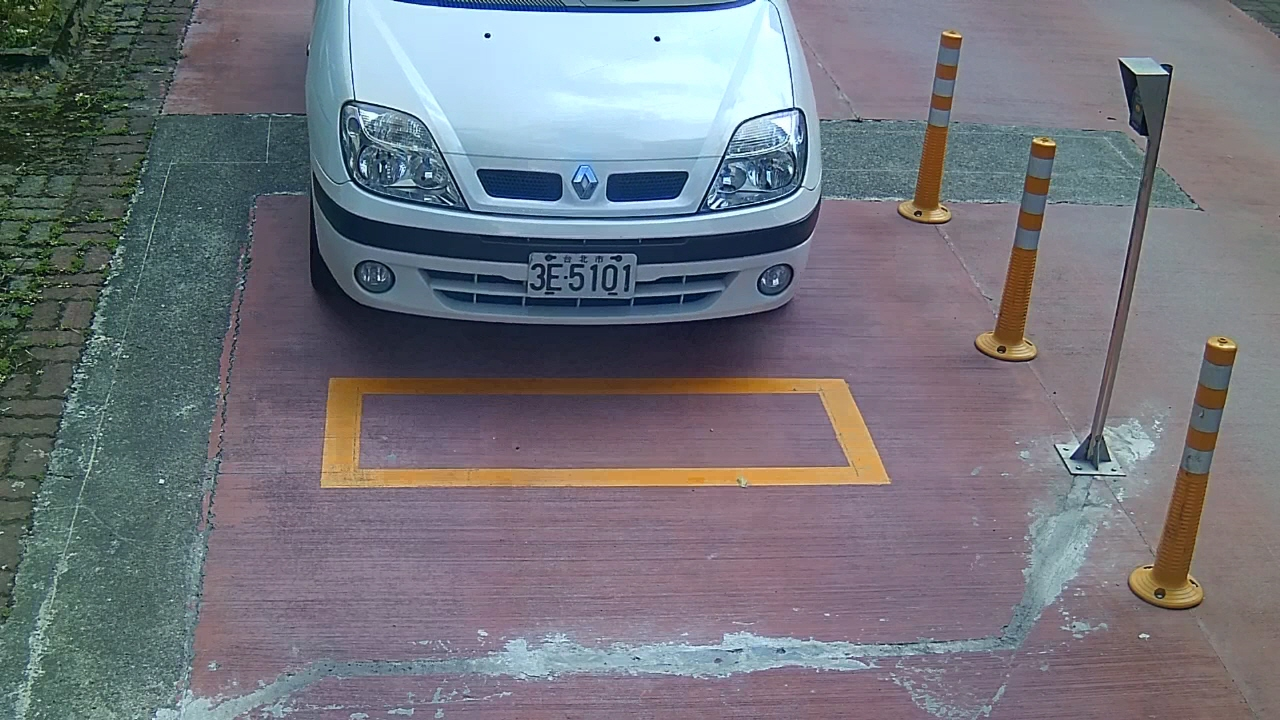
#> input picture input/002.jpg, 1280 x 720 px; its folder holds only this picture in this run
$ python LPR.py
#> lines starting #> are read from the running program, lines starting #| are printed output that depends on the picture; after the words box and inside, x2 and y2 are one past the last pixel; in counts of white or black regions, pixels touching at a corner belong together; long printed decimals are rounded
import os
import math
import shutil
import matplotlib.pyplot as plt
import matplotlib.lines as lines
import matplotlib.patches as mpatches
import numpy as np
from itertools import chain

from skimage import io
from skimage import color
from skimage import exposure
from skimage import measure
from skimage import filters
from skimage import morphology

# Global constants (parameters)
MAX_AREA = 300
MIN_AREA = 100
MAX_RATIO = 0.8
MIN_RATIO = 0.2
DIS_TOR = 4
MAX_ORIENT = 3
MAX_R = 170
OUTLIER_TOR = 110

INPUT_DIR = "./input/"
OUTPUT_DIR = "./output/"

# Global variables
width = 0
height = 0


def filterRegionsByShape(regions) -> list:
    returnRegions = []

    for region in regions:
        minr, minc, maxr, maxc = region.bbox
        ratio = (maxc - minc) / (maxr - minr)
        if (region.area > MIN_AREA and region.area < MAX_AREA) and (ratio > MIN_RATIO and ratio < MAX_RATIO):
            returnRegions.append(region)

    return returnRegions


def filterRegionsByLine(regions, showLine=False) -> list:
    returnRegions = []
    center_x, center_y = width / 2, height / 2
    optimal_radian, optimal_r = 0, 0

    for degree in chain(range(90 - MAX_ORIENT, 91 + MAX_ORIENT), range(270 - MAX_ORIENT, 271 + MAX_ORIENT)):
        radian = math.radians(degree)
        for r in range(MAX_R):
            normal = np.array([math.cos(radian), math.sin(radian)])

            buf = []
            for region in regions:
                testVector = np.array([region.centroid[1] - center_x, region.centroid[0] - center_y])
                distance = abs(r - np.dot(testVector, normal))
                if distance < DIS_TOR:
                   buf.append(region)

            if len(buf) > len(returnRegions):
                returnRegions = buf
                optimal_radian, optimal_r = radian, r

    # Show the line.
    # It's not necessary to understand the code below, just know it will draw the optimal line.
    # =============================
    if showLine and optimal_radian != 0:
        tangent = [math.sin(optimal_radian), -math.cos(optimal_radian)]
        pivotPoint = [center_x + optimal_r * math.cos(optimal_radian), center_y + optimal_r * math.sin(optimal_radian)]
        ax = plt.subplot()
        line = lines.Line2D(
            [0, width],
            [(-pivotPoint[0] / tangent[0]) * tangent[1] + pivotPoint[1], ((width - pivotPoint[0]) / tangent[0]) * tangent[1] + pivotPoint[1]],
            color="blue",
            linewidth=2
        )
        ax.add_line(line)
    # =============================
    print(f"degree: {math.degrees(optimal_radian)}")
    print(f"radius: {optimal_r}")

    return returnRegions


def filterRegionsByOutlier(regions) -> list:
    if len(regions) < 2:
        return regions

    buf = sorted(regions, key=lambda region: region.centroid[1])
    center = width / 2
    start, end = 0, len(buf)

    for i in range(len(buf) - 1):
        if buf[i + 1].centroid[1] - buf[i].centroid[1] > OUTLIER_TOR:
            if abs(center - buf[i].centroid[1]) > abs(center - buf[i + 1].centroid[1]):
                start = i + 1
            else:
                end = i + 1
                break

    return buf[start:end]


def main():
    if os.path.exists(OUTPUT_DIR):
        # Remove former output.
        shutil.rmtree(OUTPUT_DIR)
    os.mkdir(OUTPUT_DIR)

    print("----------------")
    count = 0
    for fileName in os.listdir(INPUT_DIR):
        with open(f"{INPUT_DIR}{fileName}", "r") as imgFile:
            # Pre-process.
            # =============================
            count += 1
            print(f"Handing #{count}")

            plt.figure(count)
            plt.ion()
            plt.show()

            #imgName = imgFile.name.split("/")[-1].split(".")[0]
            print(f"image name: {fileName}")
            global width, height
            # =============================

            # Image processing.
            # =============================
            image = io.imread(imgFile.name)
#> image is the input picture: shape (720, 1280, 3); mean R, G, B 115.2, 117.2, 124.9
            plt.imshow(image)

            height = image.shape[0]
            width = image.shape[1]

            image = color.rgb2gray(image)
#> image: shape (720, 1280) float64
            image = exposure.equalize_adapthist(image)
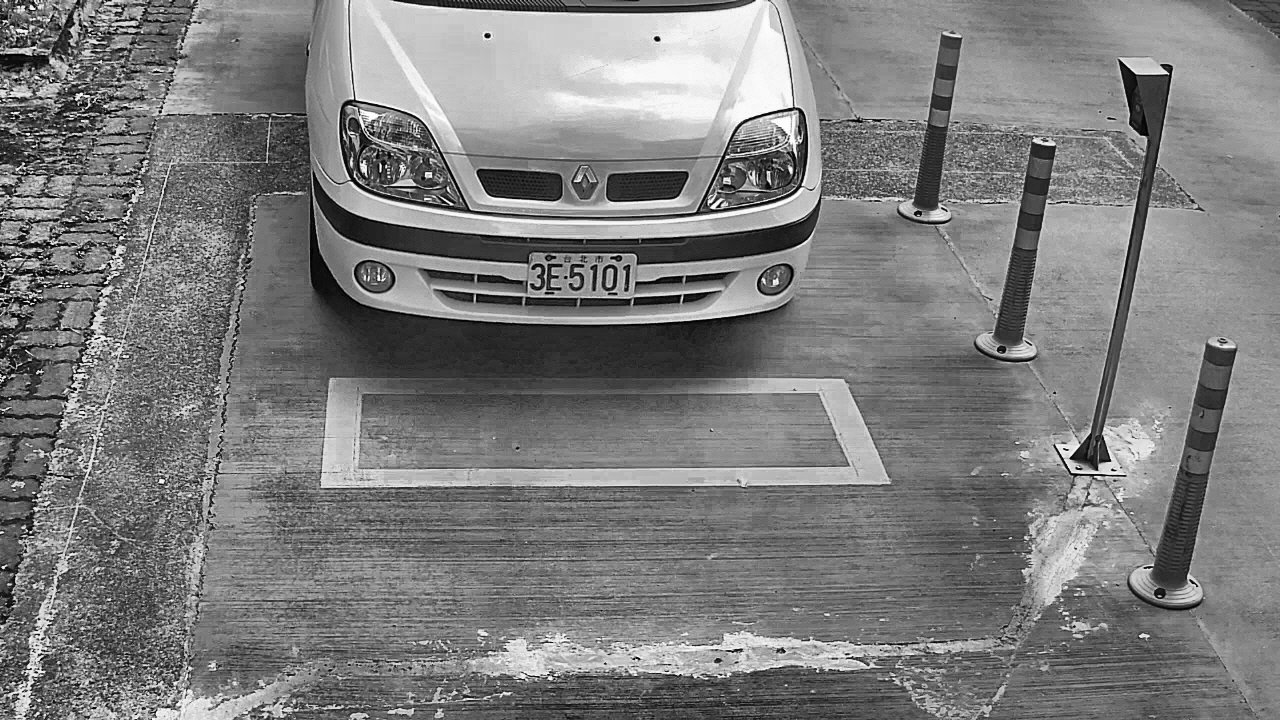
#> image: shape (720, 1280) float64; min 0, max 1, mean 0.491
            image = filters.unsharp_mask(image)
            #plt.imshow(image, cmap="gray")

            threshold = filters.threshold_otsu(image)
#> threshold = 0.471
            print(f"threshold: {threshold}")
#| threshold: 0.4707
            image = image < threshold # To binary & 0, 1 invert.
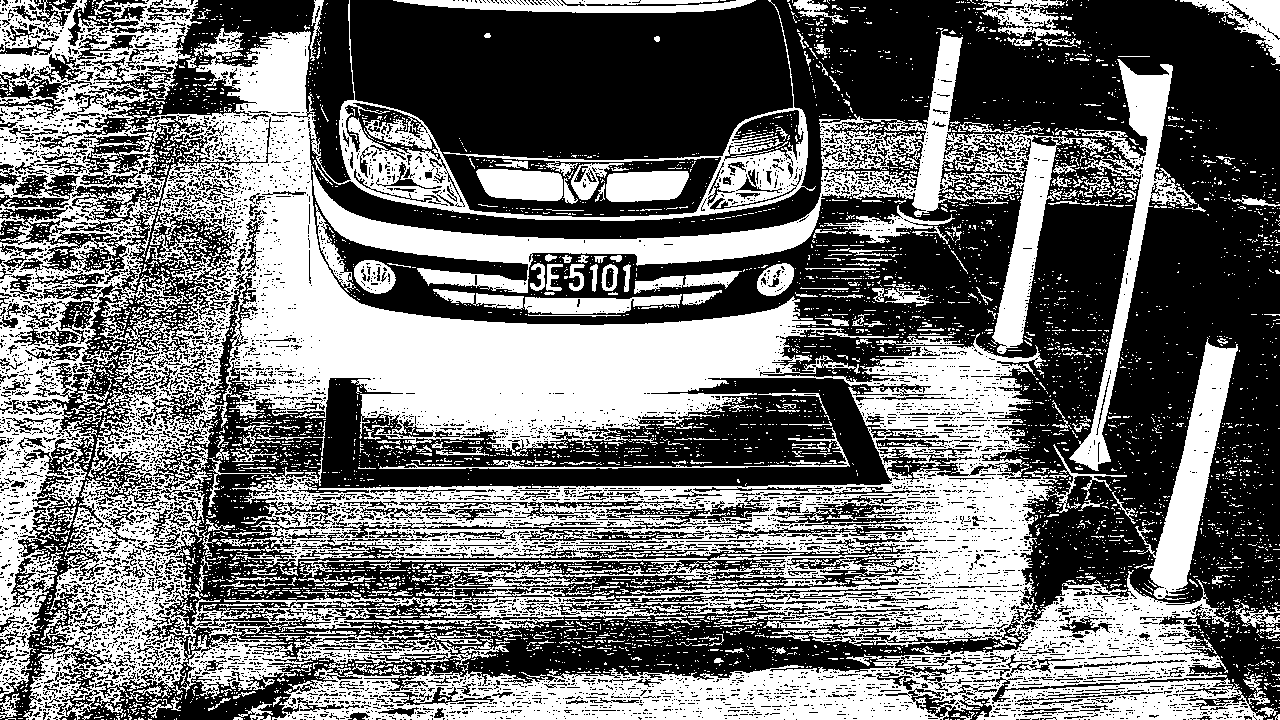
#> image: shape (720, 1280) bool; 44.3% white; 5504 white regions (5118 under 20 px), largest, box (x1, y1, x2, y2) and area: (0, 0, 1278, 720) 293338, (312, 29, 1107, 354) 30352, (1069, 59, 1197, 471) 8815

            image = morphology.binary_opening(image)
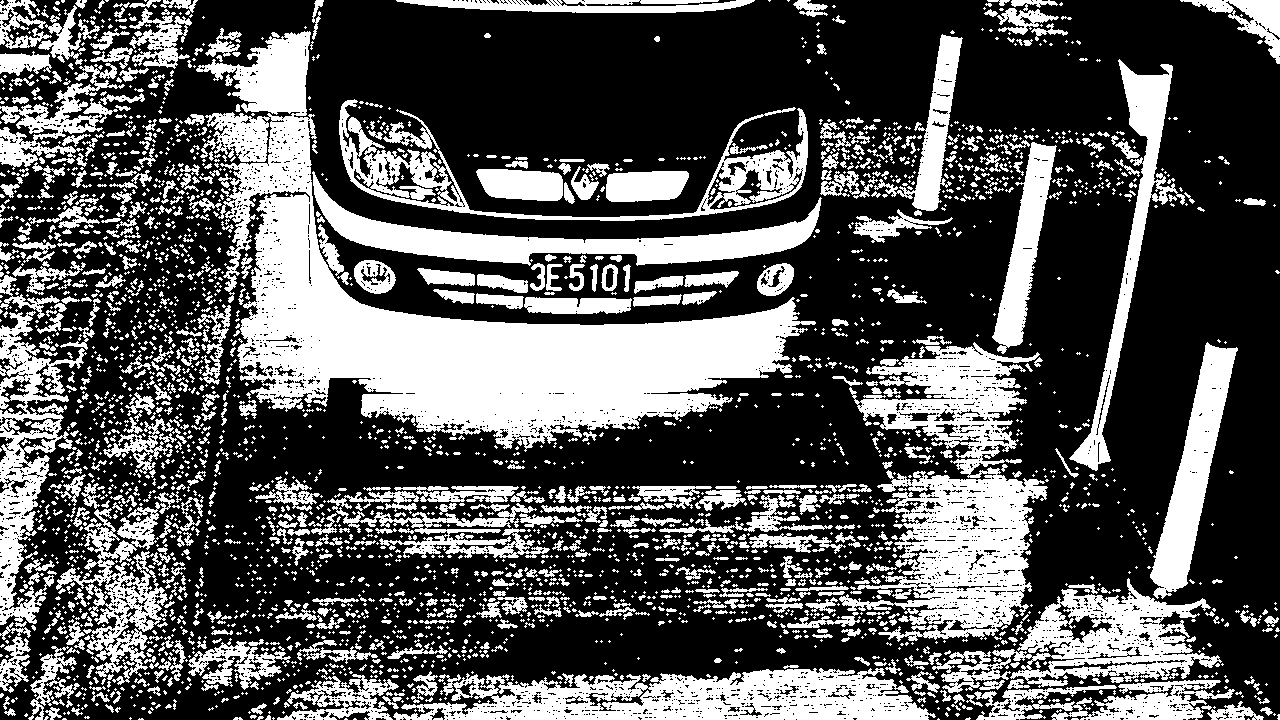
#> image: shape (720, 1280) bool; 34% white; 3134 white regions (2258 under 20 px)
            #plt.imshow(image, cmap="binary")
            # =============================

            # Filter regions.
            # =============================
            image = measure.label(image, connectivity=2)
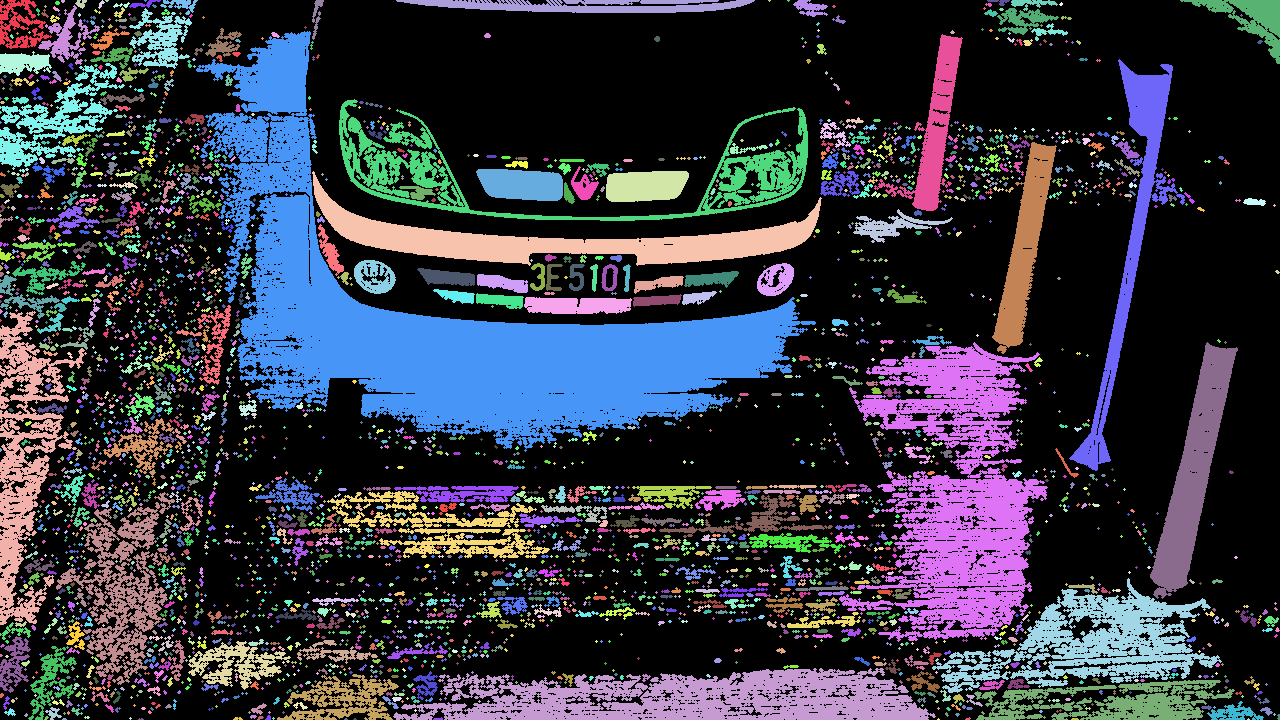
#> image: shape (720, 1280) int32; 3135 distinct labels, from 0 to 3134; one colour per label, 0 black
            regions = measure.regionprops(image)
#> regions = 3134 regions; largest, box (x1, y1, x2, y2) and area: (196, 31, 816, 452) 71285, (839, 342, 1048, 642) 28063, (393, 668, 936, 720) 17742, (312, 171, 822, 266) 12097, (932, 578, 1222, 693) 11896
            possibleRegions = filterRegionsByShape(regions)
#> the loop in filterRegionsByShape, `for region in regions:` made 3134 passes
#> (minr, minc, maxr, maxc, ratio) on passes 1 to 3: (0, 0, 49, 52, 1.06), (0, 61, 3, 65, 1.33), (0, 75, 9, 87, 1.33)
#> after the loop in filterRegionsByShape, `for region in regions:`: returnRegions = 17 regions; largest, box (x1, y1, x2, y2) and area: (180, 497, 203, 531) 248, (168, 640, 186, 681) 248, (66, 621, 85, 650) 246, (601, 264, 618, 291) 239, (569, 264, 585, 291) 232
#> possibleRegions has the same summary as returnRegions in filterRegionsByShape
            possibleRegions = filterRegionsByLine(possibleRegions)
#| degree: 271.0
#| radius: 84
#> possibleRegions = 7 regions; box (x1, y1, x2, y2) and area: (601, 264, 618, 291) 239, (569, 264, 585, 291) 232, (546, 264, 563, 291) 215, (530, 263, 545, 291) 203, (241, 253, 253, 279) 128, (623, 264, 631, 292) 127, (590, 264, 598, 292) 125
            possibleRegions = filterRegionsByOutlier(possibleRegions)
#> in filterRegionsByOutlier, `buf = sorted(regions, key=lambda region: region.centroid[1])`: buf has the same summary as possibleRegions in main
#> in filterRegionsByOutlier, `start, end = 0, len(buf)`: start = 0; end = 7
#> the loop in filterRegionsByOutlier, `for i in range(len(buf) - 1):` made 6 passes
#> start on pass 1: 1
#> possibleRegions = 6 regions; box (x1, y1, x2, y2) and area: (601, 264, 618, 291) 239, (569, 264, 585, 291) 232, (546, 264, 563, 291) 215, (530, 263, 545, 291) 203, (623, 264, 631, 292) 127, (590, 264, 598, 292) 125
            # =============================

            # Write text file & Show result.
            # =============================
            ax = plt.subplot()
            print(f"{len(possibleRegions)} region(s) found")
#| 6 region(s) found

            with open(f"{OUTPUT_DIR}output.txt", "a") as txtFile:
                txtFile.write(f"{fileName}\n")
                txtFile.write(f"{len(possibleRegions)}\n")

                for region in possibleRegions:
                    minr, minc, maxr, maxc = region.bbox
                    print(f"area: {region.area}\tratio: {round((maxc - minc) / (maxr - minr), 3)}\tcenter: {region.centroid}")

                    rect = mpatches.Rectangle((minc, minr), maxc - minc, maxr - minr, fill=False, edgecolor="red", linewidth=1)
                    ax.add_patch(rect)

                    txtFile.write(f"{minc} {minr} {maxc - minc} {maxr - minr}\n")
#> this loop made 6 passes
#> (minr, minc, maxr, maxc) on passes 1 to 6: (263, 530, 291, 545), (264, 546, 291, 563), (264, 569, 291, 585), (264, 590, 292, 598), (264, 601, 291, 618), (264, 623, 292, 631)
#> (printed output is left out)

            plt.draw()
            plt.pause(0.001)
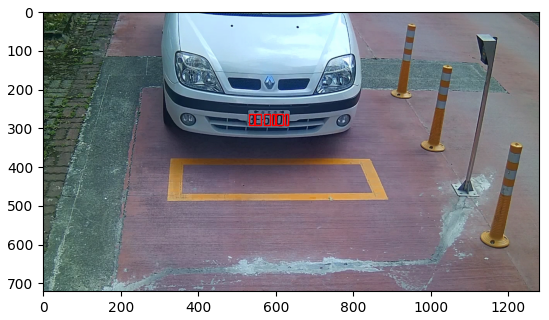
#> figure drawn by matplotlib, 1 panel
            # =============================


        print("----------------")

    input("===== Press 'Enter' to finish. =====")


if __name__ == "__main__":
    main()
